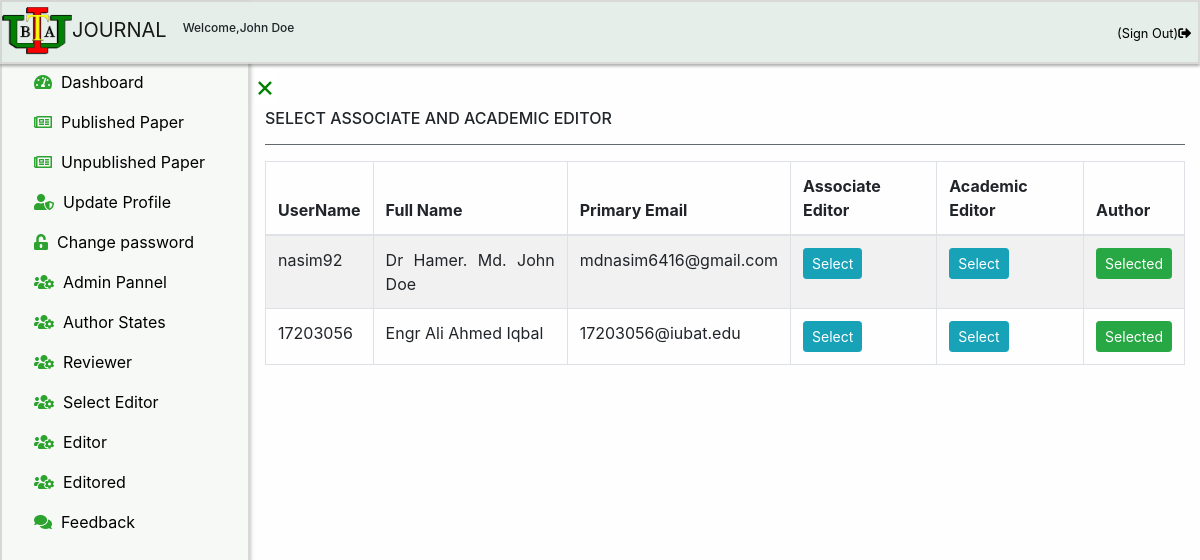
The app's page /chiefeditor/selecteditor.php (signed in), older data.
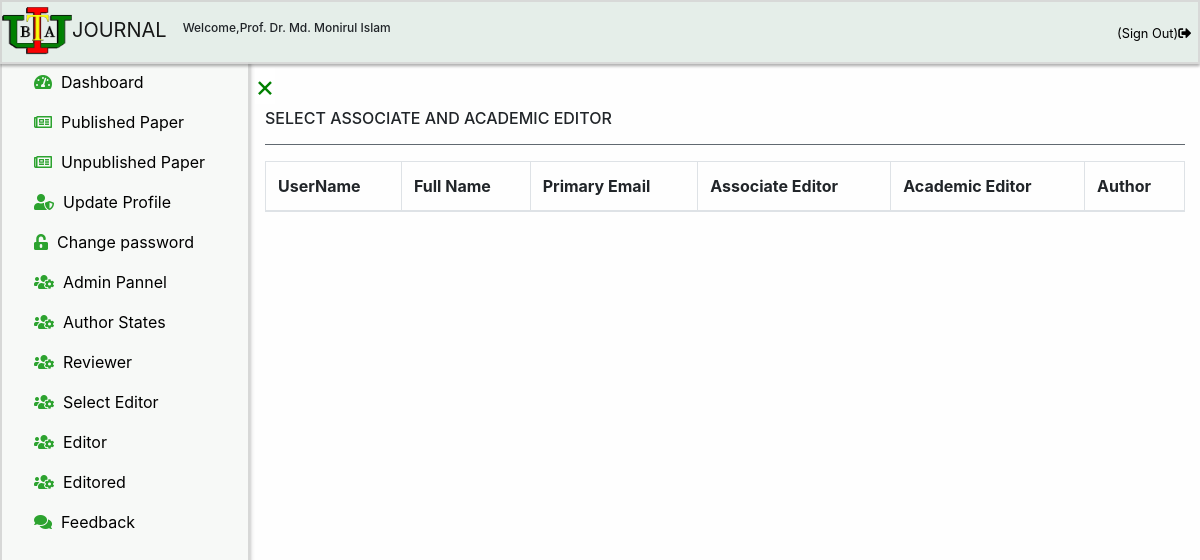
The same page, newer data.
### tables this page shows
CREATE TABLE `chiefeditor` (
  `id` int(11) NOT NULL,
  `fullname` varchar(100) NOT NULL,
  `password` varchar(100) NOT NULL,
  `email` varchar(100) NOT NULL,
  `contact` varchar(100) NOT NULL
);

CREATE TABLE `author` (
  `id` int(11) NOT NULL,
  `username` varchar(100) NOT NULL,
  `title` varchar(100) NOT NULL,
  `firstname` varchar(100) NOT NULL,
  `middlename` varchar(100) DEFAULT NULL,
  `lastname` varchar(100) NOT NULL,
  `primaryemail` varchar(100) NOT NULL,
  `primaryemailcc` varchar(100) NOT NULL,
  `secondaryemail` varchar(100) NOT NULL,
  `secondaryemailcc` varchar(100) NOT NULL,
  `password` varchar(100) NOT NULL,
  `contact` varchar(100) NOT NULL,
  `address` varchar(100) NOT NULL,
  `registrationtime` timestamp NOT NULL DEFAULT current_timestamp(),
  `reviewerselection` int(11) DEFAULT NULL,
  `validation_code` varchar(255) NOT NULL,
  `activation` int(11) DEFAULT NULL,
  `associateeditor` int(100) DEFAULT NULL,
  `academiceditor` int(100) DEFAULT NULL
);

### chiefeditor/selecteditor.php (the view, shortened to what the changed rows need)
<?php
include('../link/config.php');
if(strlen($_SESSION['alogin'])=="")
    {
    header("Location: ../chiefeditorlogin");
    }
    else
    {
     $editoremail = $_SESSION["email"];
     $sql = "SELECT chiefeditor.id,chiefeditor.fullname,chiefeditor.password,chiefeditor.contact FROM chiefeditor WHERE email='$editoremail'";
     $query = $dbh->prepare($sql);
     $query->execute();
     if($query->rowCount() > 0)
     {
?>
<!DOCTYPE html>
<html lang="en">
<head>
    <link rel="stylesheet" href="../css/bootstrap.min.css">
    <link rel="stylesheet" href="../css/jquery.dataTables.min.css">
    <link rel="stylesheet" href="../css/index.css">
    <link rel="stylesheet" href="../css/fontawesome.v5.3.1.all.css">
</head>
<body>
<div class="sticky-top header-floating">
<?php
include 'header.php';
?>
</div>
  <?php
  include 'sidebar.php';
  ?>
<div id="main">
<div class="container">
  <div class="table-responsive table-responsive-lg table-responsize-xl table-responsive-sm">
<table  id="dtBasicExample" class="table table-striped table-bordered table-hover"  cellspacing="0">
<thead>
        <tr>
            <th >UserName</th>
            <th >Full Name</th>
            <th >Primary Email</th>
            <th>Associate Editor</th>
            <th >Academic Editor</th>
            <th >Author</th>
        </tr>
</thead>
<tbody id="myTable-admin">
<?php $sql = "SELECT author.id,author.username,author.title,author.firstname,author.middlename,author.lastname,author.primaryemail,author.primaryemailcc,author.secondaryemail,author.secondaryemailcc,author.contact,author.address,author.registrationtime,author.reviewerselection,author.associateeditor,author.academiceditor from author ";
$query = $dbh->prepare($sql);
$query->execute();
$results=$query->fetchAll(PDO::FETCH_OBJ);
$cnt=1;
if($query->rowCount() > 0)
{
foreach($results as $result)
{
    $title = htmlentities($result->title);
    $firstname = htmlentities($result->firstname);
    $middlename = htmlentities($result->middlename);
    $lastname = htmlentities($result->lastname);
    $fullname = $title.' '.$firstname.' '.$middlename.' '.$lastname;
    $associateeditor = htmlentities($result->associateeditor);
    $academiceditor = htmlentities($result->academiceditor);
    ?>
<tr>
<td class="result-color1"><?php echo htmlentities($result->username);?></td>
            <td ><?php echo $fullname ;?></td>
            <td ><?php echo htmlentities($result->primaryemail);?></td>
            <td>
            <?php if ($associateeditor==1) {
              echo "<b class='btn btn-sm btn-success text-white'>Selected</b>";
             } else { ?>
            <form method="post">
            <button type="submit" name="select-associateeditor" class="btn btn-info btn-sm">Select</button>
            </form>
            <?php  } ?>
            </td>
            <td>
            <?php if ($academiceditor==1) {
              echo "<b class='btn btn-sm btn-success text-white'>Selected</b>";
             } else { ?>
            <form method="post">
            <button type="submit" name="select-academiceditor" class="btn btn-info btn-sm">Select</button>
            </form>
            <?php  } ?>
            </td>
            <td>
            <?php if (($academiceditor==0 OR $academiceditor==NULL) and ($associateeditor==0 OR $associateeditor==NULL)) {
              echo "<b class='btn btn-sm btn-success text-white'>Selected</b>";
            } ?>
            </td>
</tr>
<?php $cnt=$cnt+1;}} ?>
    </tbody>
</table>
</div>
</div>
</div>
</body>
</html>
<?php
}
else {
  echo "<script>alert('You are not a Chief Editor.Try to log in as a Chief Editor');</script>";
  header("refresh:0;url=../chiefeditorlogin");
}
}
?>

### chiefeditor/header.php (shortened to what the changed rows need)
<?php
include('../link/config.php');
if(strlen($_SESSION['alogin'])=="")
    {
    header("Location:../chiefeditorlogin");
    } else {
      $chiefeditoremail = $_SESSION["email"];
       $sql = "SELECT chiefeditor.id,chiefeditor.fullname,chiefeditor.password,chiefeditor.contact FROM chiefeditor WHERE email='$chiefeditoremail'";
      $query = $dbh->prepare($sql);
      $query->execute();
      $results=$query->fetchAll(PDO::FETCH_OBJ);
      if($query->rowCount() > 0)
      {
        foreach($results as $result) {
?>
<!DOCTYPE html>
<html lang="en">
<head>
    <link rel="stylesheet" href="../css/heading.css">
    <link rel="stylesheet" href="../css/bootstrap.min.css">
    <link rel="stylesheet" href="https://use.fontawesome.com/releases/v5.3.1/css/all.css">
</head>
<body>
<nav class="navbar nav-class navbar-expand-lg navbar-light">
  <a class="navbar-brand" href="dashboard"><img src="../images/Iubat-logo.png">JOURNAL</a>
  <h6 style="font-size:12px;">Welcome,<?php  echo htmlentities($result->fullname);  } ?></h6>
  <div class="collapse navbar-collapse" id="navbarSupportedContent">
    <ul class="navbar-nav ml-auto ul-nav">
        </ul>
  </div>
</nav>
</body>
</html>
    <?php }
    else {
      echo "<script>alert('You are not an Editor.Try to log in as an Editor');</script>";
      header("refresh:0;url=../chiefeditorlogin");
    }
   }?>

Row changes from the older to the newer data that the page shows:
removed author: username "nasim92", fullname "Dr Hamer. Md. John Doe", primaryemail "mdnasim6416@gmail.com", shows "Selected"
removed author: username "17203056", fullname "Engr Ali Ahmed Iqbal", primaryemail "17203056@iubat.edu", shows "Selected"
changed chiefeditor: fullname "John Doe" → "Prof. Dr. Md. Monirul Islam"
